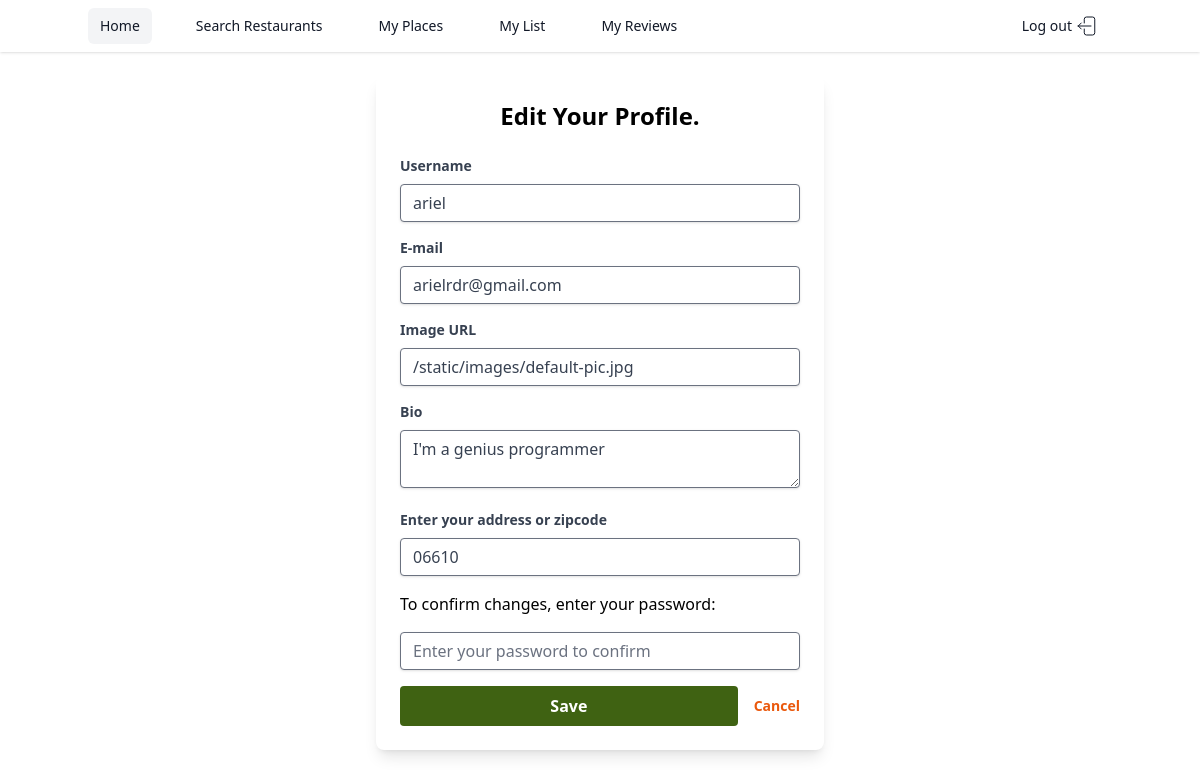
Screenshot of /edit/2 (signed in) with the database file from the repository.
### models.py (models this page shows, shortened)
class User(db.Model):
    __tablename__ = 'users'
    id = db.Column(
        db.Integer,
        primary_key=True,
    )
    email = db.Column(
        db.Text,
        nullable=False,
        unique=True,
    )
    username = db.Column(
        db.Text,
        nullable=False,
        unique=True,
    )
    location = db.Column(
        db.Text,
    )
    password = db.Column(
        db.Text,
        nullable=False,
    )
    bio = db.Column(
        db.Text,
    )
    image_url = db.Column(
        db.Text,
        default="/static/images/default-pic.jpg",
    )
    followers = db.relationship(
        "User",
        secondary="follows",
        primaryjoin=(Follows.user_being_followed_id == id),
        secondaryjoin=(Follows.user_following_id == id)
    )
    following = db.relationship(
        "User",
        secondary="follows",
        primaryjoin=(Follows.user_following_id == id),
        secondaryjoin=(Follows.user_being_followed_id == id)
    )
    reviews = db.relationship('Review', backref = "user" )
    favorites_restaurants = db.relationship('Restaurant', secondary = "favorites", backref = "favorited_by_users")
    wishlist_restaurants = db.relationship('Restaurant', secondary = "wishlist_restaurants", backref = "wishlisted_by_users")
    visited_restaurants = db.relationship('Restaurant', secondary = "visited_restaurants", backref = "visited_by_users")

### app.py (the view, shortened to what this page needs)
@app.route('/edit/<int:user_id>', methods=['GET', 'POST'])
def edit_user_profile(user_id):
    if not g.user or g.user.id != user_id :
        flash("Access unauthorized.")
        return redirect("/")
    user = User.query.get_or_404(user_id)
    form = UserEditForm(obj=user)
    return render_template('page_edit_user_profile.html', user=user, user_id=user.id, form=form)

### forms.py
class UserEditForm(FlaskForm):
    username = StringField('Username', validators=[DataRequired()])
    email = StringField('E-mail', validators=[DataRequired(), Email()])
    password = PasswordField('Password', validators=[Length(min=6)])
    image_url = StringField('Image URL')
    bio = TextAreaField('Bio')
    location = StringField('Enter your address or zipcode')

### app.py (called while the page is built)
@app.before_request
def add_user_to_g():
    if CURR_USER_KEY in session:
        g.user = User.query.get(session[CURR_USER_KEY])
    else:
        g.user = None

@app.after_request
def add_header(req):
    req.headers["Cache-Control"] = "no-cache, no-store, must-revalidate"
    req.headers["Pragma"] = "no-cache"
    req.headers["Expires"] = "0"
    req.headers['Cache-Control'] = 'public, max-age=0'
    return req

### templates/page_edit_user_profile.html (shortened to what this page needs)
{% extends 'base.html' %}
{% block content %}
<div class="flex justify-center items-start min-h-screen bg-white mt-6">
  <div class="w-full max-w-md bg-white rounded-lg shadow-lg p-6">
    <h2 class="text-2xl font-bold text-center mb-6">Edit Your Profile.</h2>
    <form method="POST" id="user_edit_form">
      {% for field in form if field.widget.input_type != 'hidden' and field.name != 'password' %}
        <div class="mb-4">
          {{ field.label(class="block text-gray-700 text-sm font-bold mb-2") }}
          {{ field(placeholder=field.label.text, class="shadow appearance-none border rounded w-full py-2 px-3 text-gray-700 leading-tight focus:outline-none focus:shadow-outline") }}
        </div>
      {% endfor %}
      <p class="mb-4">To confirm changes, enter your password:</p>
      <div class="mb-4">
        {{ form.password(placeholder="Enter your password to confirm", class="shadow appearance-none border rounded w-full py-2 px-3 text-gray-700 leading-tight focus:outline-none focus:shadow-outline") }}
      </div>
      <div class="flex items-center justify-between">
        <button type="submit" class="w-full bg-lime-800 hover:bg-lime-700 text-white font-bold py-2 px-4 rounded focus:outline-none focus:shadow-outline">
          Save
        </button>
        <a href="{{ url_for('users_show', user_id=g.user.id) }}" class="inline-block align-baseline font-bold text-sm text-orange-600 hover:text-orange-800 ml-4">
          Cancel
        </a>
      </div>
    </form>
  </div>
</div>
{% endblock %}

### rows the page displays
User: username "ariel" "arielrdr@gmail.com" "/static/images/default-pic.jpg" "I'm a genius programmer" "06610"

### other values shown
{{ field.label(class="block text-gray-700 text-sm font-bold mb-2") }} "Username" "E-mail" "Image URL" "Bio" "Enter your address or zipcode"
